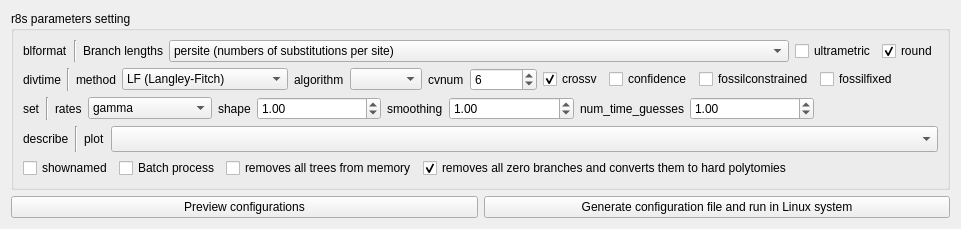
         <widget class="QWidget" name="tab_2">
          <attribute name="title">
           <string>r8s</string>
          </attribute>
          <layout class="QVBoxLayout" name="verticalLayout_8">
           <item>
            <layout class="QVBoxLayout" name="verticalLayout_7">
             <item>
              <widget class="QGroupBox" name="groupBox_5">
               <property name="title">
                <string>r8s parameters setting</string>
               </property>
               <layout class="QVBoxLayout" name="verticalLayout_6">
                <item>
                 <layout class="QHBoxLayout" name="horizontalLayout_6">
                  <item>
                   <widget class="QLabel" name="label_3">
                    <property name="text">
                     <string>blformat</string>
                    </property>
                   </widget>
                  </item>
                  <item>
                   <widget class="Line" name="line">
                    <property name="orientation">
                     <enum>Qt::Vertical</enum>
                    </property>
                   </widget>
                  </item>
                  <item>
                   <widget class="QLabel" name="label_6">
                    <property name="text">
                     <string>Branch lengths</string>
                    </property>
                   </widget>
                  </item>
                  <item>
                   <widget class="QComboBox" name="comboBox_6">
                    <property name="sizePolicy">
                     <sizepolicy hsizetype="Expanding" vsizetype="Fixed">
                      <horstretch>0</horstretch>
                      <verstretch>0</verstretch>
                     </sizepolicy>
                    </property>
                    <item>
                     <property name="text">
                      <string extracomment="input trees have branch lengths in units of numbers of substitutions per site">persite (numbers of substitutions per site)</string>
                     </property>
                    </item>
                    <item>
                     <property name="text">
                      <string>total (total numbers of substitutions)</string>
                     </property>
                    </item>
                   </widget>
                  </item>
                  <item>
                   <widget class="QCheckBox" name="checkBox">
                    <property name="toolTip">
                     <string>input trees have ultrametric branch lengths</string>
                    </property>
                    <property name="text">
                     <string>ultrametric</string>
                    </property>
                   </widget>
                  </item>
                  <item>
                   <widget class="QCheckBox" name="checkBox_2">
                    <property name="toolTip">
                     <string>round estimated branch lengths to nearest integer</string>
                    </property>
                    <property name="text">
                     <string>round</string>
                    </property>
                    <property name="checked">
                     <bool>true</bool>
                    </property>
                   </widget>
                  </item>
                 </layout>
                </item>
                <item>
                 <layout class="QHBoxLayout" name="horizontalLayout_8">
                  <item>
                   <widget class="QLabel" name="label_32">
                    <property name="text">
                     <string>divtime</string>
                    </property>
                   </widget>
                  </item>
                  <item>
                   <widget class="Line" name="line_3">
                    <property name="orientation">
                     <enum>Qt::Vertical</enum>
                    </property>
                   </widget>
                  </item>
                  <item>
                   <widget class="QLabel" name="label_33">
                    <property name="text">
                     <string>method</string>
                    </property>
                   </widget>
                  </item>
                  <item>
                   <widget class="QComboBox" name="comboBox_9">
                    <property name="sizePolicy">
                     <sizepolicy hsizetype="Expanding" vsizetype="Fixed">
                      <horstretch>0</horstretch>
                      <verstretch>0</verstretch>
                     </sizepolicy>
                    </property>
                    <item>
                     <property name="text">
                      <string extracomment="input trees have branch lengths in units of numbers of substitutions per site">LF (Langley-Fitch)</string>
                     </property>
                    </item>
                    <item>
                     <property name="text">
                      <string>PL (penalized likelihood)</string>
                     </property>
                    </item>
                   </widget>
                  </item>
                  <item>
                   <widget class="QLabel" name="label_34">
                    <property name="text">
                     <string>algorithm</string>
                    </property>
                   </widget>
                  </item>
                  <item>
                   <widget class="QComboBox" name="comboBox_11">
                    <property name="sizePolicy">
                     <sizepolicy hsizetype="Expanding" vsizetype="Fixed">
                      <horstretch>0</horstretch>
                      <verstretch>0</verstretch>
                     </sizepolicy>
                    </property>
                   </widget>
                  </item>
                  <item>
                   <widget class="QLabel" name="label_35">
                    <property name="text">
                     <string>cvnum</string>
                    </property>
                   </widget>
                  </item>
                  <item>
                   <widget class="QSpinBox" name="spinBox_2">
                    <property name="sizePolicy">
                     <sizepolicy hsizetype="Expanding" vsizetype="Fixed">
                      <horstretch>0</horstretch>
                      <verstretch>0</verstretch>
                     </sizepolicy>
                    </property>
                    <property name="maximum">
                     <number>999999999</number>
                    </property>
                    <property name="value">
                     <number>6</number>
                    </property>
                   </widget>
                  </item>
                  <item>
                   <widget class="QCheckBox" name="checkBox_6">
                    <property name="toolTip">
                     <string>turn on cross validation</string>
                    </property>
                    <property name="text">
                     <string>crossv</string>
                    </property>
                    <property name="checked">
                     <bool>true</bool>
                    </property>
                   </widget>
                  </item>
                  <item>
                   <widget class="QCheckBox" name="checkBox_5">
                    <property name="toolTip">
                     <string>estimate confidence intervals for a node</string>
                    </property>
                    <property name="text">
                     <string>confidence</string>
                    </property>
                   </widget>
                  </item>
                  <item>
                   <widget class="QCheckBox" name="checkBox_7">
                    <property name="toolTip">
                     <string>fossil cross validation removing constrained nodes in turn</string>
                    </property>
                    <property name="text">
                     <string>fossilconstrained</string>
                    </property>
                   </widget>
                  </item>
                  <item>
                   <widget class="QCheckBox" name="checkBox_8">
                    <property name="toolTip">
                     <string>fossil cross validation removing fixed nodes in turn</string>
                    </property>
                    <property name="text">
                     <string>fossilfixed</string>
                    </property>
                   </widget>
                  </item>
                  <item>
                   <spacer name="horizontalSpacer_5">
                    <property name="orientation">
                     <enum>Qt::Horizontal</enum>
                    </property>
                    <property name="sizeHint" stdset="0">
                     <size>
                      <width>40</width>
                      <height>20</height>
                     </size>
                    </property>
                   </spacer>
                  </item>
                 </layout>
                </item>
                <item>
                 <layout class="QHBoxLayout" name="horizontalLayout_9">
                  <item>
                   <widget class="QLabel" name="label_36">
                    <property name="text">
                     <string>set</string>
                    </property>
                   </widget>
                  </item>
                  <item>
                   <widget class="Line" name="line_4">
                    <property name="orientation">
                     <enum>Qt::Vertical</enum>
                    </property>
                   </widget>
                  </item>
                  <item>
                   <widget class="QLabel" name="label_37">
                    <property name="text">
                     <string>rates</string>
                    </property>
                   </widget>
                  </item>
                  <item>
                   <widget class="QComboBox" name="comboBox_12">
                    <property name="sizePolicy">
                     <sizepolicy hsizetype="Expanding" vsizetype="Fixed">
                      <horstretch>0</horstretch>
                      <verstretch>0</verstretch>
                     </sizepolicy>
                    </property>
                    <item>
                     <property name="text">
                      <string>gamma</string>
                     </property>
                    </item>
                    <item>
                     <property name="text">
                      <string extracomment="input trees have branch lengths in units of numbers of substitutions per site">equal</string>
                     </property>
                    </item>
                   </widget>
                  </item>
                  <item>
                   <widget class="QLabel" name="label_38">
                    <property name="toolTip">
                     <string>shape parameter of the gamma distribution</string>
                    </property>
                    <property name="text">
                     <string>shape</string>
                    </property>
                   </widget>
                  </item>
                  <item>
                   <widget class="QDoubleSpinBox" name="doubleSpinBox_16">
                    <property name="sizePolicy">
                     <sizepolicy hsizetype="Expanding" vsizetype="Fixed">
                      <horstretch>0</horstretch>
                      <verstretch>0</verstretch>
                     </sizepolicy>
                    </property>
                    <property name="toolTip">
                     <string>shape parameter of the gamma distribution</string>
                    </property>
                    <property name="maximum">
                     <double>99999999999999.000000000000000</double>
                    </property>
                    <property name="value">
                     <double>1.000000000000000</double>
                    </property>
                   </widget>
                  </item>
                  <item>
                   <widget class="QLabel" name="label_39">
                    <property name="toolTip">
                     <string>smoothing factor in penalized likelihood</string>
                    </property>
                    <property name="text">
                     <string>smoothing</string>
                    </property>
                   </widget>
                  </item>
                  <item>
                   <widget class="QDoubleSpinBox" name="doubleSpinBox_17">
                    <property name="sizePolicy">
                     <sizepolicy hsizetype="Expanding" vsizetype="Fixed">
                      <horstretch>0</horstretch>
                      <verstretch>0</verstretch>
                     </sizepolicy>
                    </property>
                    <property name="toolTip">
                     <string>smoothing factor in penalized likelihood</string>
                    </property>
                    <property name="maximum">
                     <double>99999999999999.000000000000000</double>
                    </property>
                    <property name="value">
                     <double>1.000000000000000</double>
                    </property>
                   </widget>
                  </item>
                  <item>
                   <widget class="QLabel" name="label_40">
                    <property name="toolTip">
                     <string>number of initial starts in divtime, using different random combinations of divergence times</string>
                    </property>
                    <property name="text">
                     <string>num_time_guesses</string>
                    </property>
                   </widget>
                  </item>
                  <item>
                   <widget class="QDoubleSpinBox" name="doubleSpinBox_18">
                    <property name="sizePolicy">
                     <sizepolicy hsizetype="Expanding" vsizetype="Fixed">
                      <horstretch>0</horstretch>
                      <verstretch>0</verstretch>
                     </sizepolicy>
                    </property>
                    <property name="toolTip">
                     <string>number of initial starts in divtime, using different random combinations of divergence times</string>
                    </property>
                    <property name="maximum">
                     <double>99999999999999.000000000000000</double>
                    </property>
                    <property name="value">
                     <double>1.000000000000000</double>
                    </property>
                   </widget>
                  </item>
                  <item>
                   <spacer name="horizontalSpacer_4">
                    <property name="orientation">
                     <enum>Qt::Horizontal</enum>
                    </property>
                    <property name="sizeHint" stdset="0">
                     <size>
                      <width>40</width>
                      <height>20</height>
                     </size>
                    </property>
                   </spacer>
                  </item>
                 </layout>
                </item>
                <item>
                 <layout class="QHBoxLayout" name="horizontalLayout_7">
                  <item>
                   <widget class="QLabel" name="label_29">
                    <property name="text">
                     <string>describe</string>
                    </property>
                   </widget>
                  </item>
                  <item>
                   <widget class="Line" name="line_2">
                    <property name="orientation">
                     <enum>Qt::Vertical</enum>
                    </property>
                   </widget>
                  </item>
                  <item>
                   <widget class="QLabel" name="label_30">
                    <property name="text">
                     <string>plot</string>
                    </property>
                   </widget>
                  </item>
                  <item>
                   <widget class="CheckableComboBox" name="comboBox_10">
                    <property name="sizePolicy">
                     <sizepolicy hsizetype="Expanding" vsizetype="Fixed">
                      <horstretch>0</horstretch>
                      <verstretch>0</verstretch>
                     </sizepolicy>
                    </property>
                    <property name="minimumSize">
                     <size>
                      <width>95</width>
                      <height>26</height>
                     </size>
                    </property>
                   </widget>
                  </item>
                 </layout>
                </item>
                <item>
                 <layout class="QHBoxLayout" name="horizontalLayout_5">
                  <item>
                   <widget class="QCheckBox" name="checkBox_9">
                    <property name="toolTip">
                     <string>YES: display a table with estimated ages and rates of substitution; NO: only display age information for nodes that have been named using MRCA command</string>
                    </property>
                    <property name="text">
                     <string>shownamed</string>
                    </property>
                   </widget>
                  </item>
                  <item>
                   <widget class="QCheckBox" name="checkBox_10">
                    <property name="toolTip">
                     <string>YES: display a table with estimated ages and rates of substitution; NO: only display age information for nodes that have been named using MRCA command</string>
                    </property>
                    <property name="text">
                     <string>Batch process</string>
                    </property>
                   </widget>
                  </item>
                  <item>
                   <widget class="QCheckBox" name="checkBox_3">
                    <property name="toolTip">
                     <string/>
                    </property>
                    <property name="text">
                     <string>removes all trees from memory</string>
                    </property>
                   </widget>
                  </item>
                  <item>
                   <widget class="QCheckBox" name="checkBox_4">
                    <property name="toolTip">
                     <string/>
                    </property>
                    <property name="text">
                     <string>removes all zero branches and converts them to hard polytomies</string>
                    </property>
                    <property name="checked">
                     <bool>true</bool>
                    </property>
                   </widget>
                  </item>
                  <item>
                   <spacer name="horizontalSpacer_3">
                    <property name="orientation">
                     <enum>Qt::Horizontal</enum>
                    </property>
                    <property name="sizeHint" stdset="0">
                     <size>
                      <width>40</width>
                      <height>20</height>
                     </size>
                    </property>
                   </spacer>
                  </item>
                 </layout>
                </item>
               </layout>
              </widget>
             </item>
             <item>
              <layout class="QHBoxLayout" name="horizontalLayout_10">
               <item>
                <widget class="QPushButton" name="pushButton_12">
                 <property name="text">
                  <string>Preview configurations</string>
                 </property>
                </widget>
               </item>
               <item>
                <widget class="QPushButton" name="pushButton_13">
                 <property name="text">
                  <string>Generate configuration file and run in Linux system</string>
                 </property>
                </widget>
               </item>
              </layout>
             </item>
            </layout>
           </item>
          </layout>
         </widget>
